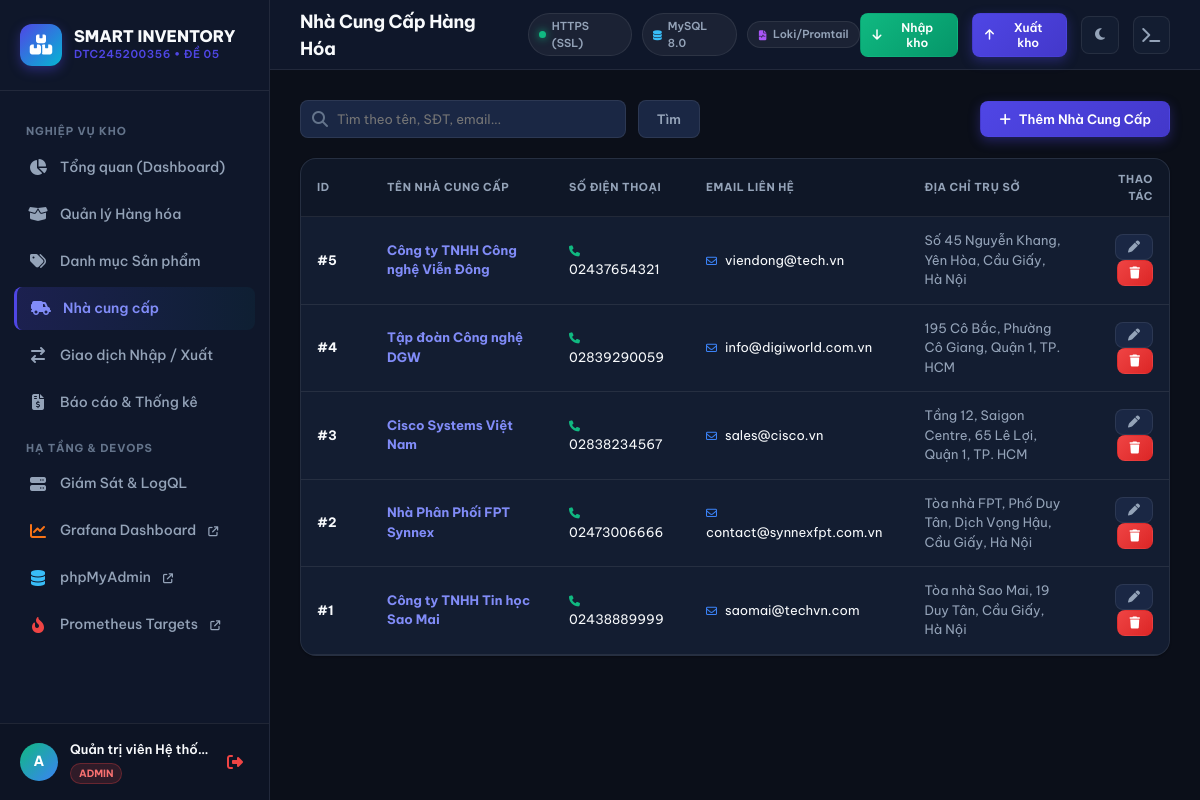
Page /app/src/suppliers.php (signed in) on the committed database.
### tables this page shows
CREATE TABLE IF NOT EXISTS users (
    id INT AUTO_INCREMENT PRIMARY KEY,
    username VARCHAR(50) NOT NULL UNIQUE,
    password VARCHAR(255) NOT NULL,
    full_name VARCHAR(100) NOT NULL,
    email VARCHAR(100),
    role ENUM('admin', 'staff') DEFAULT 'staff',
    created_at TIMESTAMP DEFAULT CURRENT_TIMESTAMP
);

CREATE TABLE IF NOT EXISTS suppliers (
    id INT AUTO_INCREMENT PRIMARY KEY,
    name VARCHAR(150) NOT NULL,
    phone VARCHAR(20),
    email VARCHAR(100),
    address VARCHAR(255),
    created_at TIMESTAMP DEFAULT CURRENT_TIMESTAMP
);

### app/src/helpers/auth.php (called while the page is built, shortened)
<?php
require_once __DIR__ . '/../config/db.php';
function is_logged_in() {
    return isset($_SESSION['user_id']) && !empty($_SESSION['user_id']);
}
function get_logged_in_user() {
    global $pdo;
    if (isset($pdo)) {
        try {
            $stmt = $pdo->prepare("SELECT id, username, full_name, role, email FROM users WHERE id = ? LIMIT 1");
            $stmt->execute([$_SESSION['user_id']]);
            $user = $stmt->fetch();
            if ($user) {
                return $user;
            }
        } catch (Throwable $t) {
        }
    }
    return [
        'id'        => $_SESSION['user_id'],
        'username'  => $_SESSION['username'],
        'full_name' => $_SESSION['full_name'],
        'role'      => $_SESSION['role'],
        'email'     => $_SESSION['email'] ?? ''
    ];
}
function is_admin() {
    return is_logged_in() && ($_SESSION['role'] === 'admin');
}

### app/src/suppliers.php (the view, shortened to what this page needs)
<?php
require_once __DIR__ . '/helpers/auth.php';
$search = trim($_GET['search'] ?? '');
$sql = "SELECT * FROM suppliers WHERE 1=1";
$params = [];
$sql .= " ORDER BY id DESC";
$stmt = $pdo->prepare($sql);
$stmt->execute($params);
$suppliers = $stmt->fetchAll();
require_once __DIR__ . '/views/header.php';
require_once __DIR__ . '/views/sidebar.php';
require_once __DIR__ . '/views/navbar.php';
?>
<div class="page-content">
    <div class="filter-bar">
        <form method="GET" action="suppliers.php" style="display: flex; gap: 12px; flex: 1; max-width: 400px;">
            <div class="search-input-group" style="width: 100%;">
                <i class="fa-solid fa-magnifying-glass"></i>
                <input type="text" name="search" class="form-control" placeholder="Tìm theo tên, SĐT, email..." value="<?= htmlspecialchars($search) ?>">
            </div>
            <button type="submit" class="btn btn-secondary">Tìm</button>
        </form>
        <button class="btn btn-primary" onclick="openModal('addSupplierModal')">
            <i class="fa-solid fa-plus"></i> Thêm Nhà Cung Cấp
        </button>
    </div>
    <div class="glass-panel" style="padding: 0; overflow: hidden;">
        <div class="table-responsive">
            <table class="custom-table">
                <thead>
                    <tr>
                        <th style="width: 70px;">ID</th>
                        <th>Tên Nhà Cung Cấp</th>
                        <th>Số Điện Thoại</th>
                        <th>Email Liên Hệ</th>
                        <th>Địa Chỉ Trụ Sở</th>
                        <th style="text-align: right;">Thao Tác</th>
                    </tr>
                </thead>
                <tbody>
                    <?php if (empty($suppliers)): ?>
                        <tr>
                            <td colspan="6" style="text-align: center; padding: 30px; color: var(--text-muted);">Không tìm thấy đối tác cung cấp nào.</td>
                        </tr>
                    <?php else: ?>
                        <?php foreach ($suppliers as $s): ?>
                            <tr>
                                <td><strong>#<?= $s['id'] ?></strong></td>
                                <td>
                                    <strong style="color: #818cf8;"><?= htmlspecialchars($s['name']) ?></strong>
                                </td>
                                <td>
                                    <i class="fa-solid fa-phone" style="font-size: 11px; color: var(--accent); margin-right: 5px;"></i>
                                    <?= htmlspecialchars($s['phone'] ?? 'Chưa cập nhật') ?>
                                </td>
                                <td>
                                    <i class="fa-regular fa-envelope" style="font-size: 11px; color: var(--info); margin-right: 5px;"></i>
                                    <?= htmlspecialchars($s['email'] ?? 'Chưa cập nhật') ?>
                                </td>
                                <td style="color: var(--text-secondary); max-width: 250px;">
                                    <?= htmlspecialchars($s['address'] ?? 'Chưa có địa chỉ') ?>
                                </td>
                                <td style="text-align: right;">
                                    <button class="btn btn-secondary btn-sm" onclick='editSupplier(<?= json_encode($s, JSON_HEX_TAG | JSON_HEX_APOS | JSON_HEX_QUOT | JSON_HEX_AMP) ?>)' title="Chỉnh sửa">
                                        <i class="fa-solid fa-pen"></i>
                                    </button>
                                    <?php if (is_admin()): ?>
                                        <button class="btn btn-danger btn-sm" onclick="confirmDeleteSupplier(<?= $s['id'] ?>, '<?= htmlspecialchars($s['name'], ENT_QUOTES) ?>')" title="Xóa">
                                            <i class="fa-solid fa-trash"></i>
                                        </button>
                                    <?php endif; ?>
                                </td>
                            </tr>
                        <?php endforeach; ?>
                    <?php endif; ?>
                </tbody>
            </table>
        </div>
    </div>
</div>
<?php require_once __DIR__ . '/views/footer.php'; ?>

### app/src/views/sidebar.php
<?php
$currentPage = basename($_SERVER['PHP_SELF']);
?>
<aside class="app-sidebar">
    <div class="sidebar-brand">
        <div class="logo-icon">
            <i class="fa-solid fa-boxes-stacked"></i>
        </div>
        <div class="brand-text">
            <span class="title">SMART INVENTORY</span>
            <span class="subtitle">DTC245200356 • Đề 05</span>
        </div>
    </div>
    <div class="sidebar-menu">
        <div class="menu-label">Nghiệp Vụ Kho</div>
        <a href="index.php" class="menu-item <?= $currentPage == 'index.php' ? 'active' : '' ?>">
            <i class="fa-solid fa-chart-pie"></i>
            <span>Tổng quan (Dashboard)</span>
        </a>
        <a href="products.php" class="menu-item <?= $currentPage == 'products.php' ? 'active' : '' ?>">
            <i class="fa-solid fa-box-open"></i>
            <span>Quản lý Hàng hóa</span>
        </a>
        <a href="categories.php" class="menu-item <?= $currentPage == 'categories.php' ? 'active' : '' ?>">
            <i class="fa-solid fa-tags"></i>
            <span>Danh mục Sản phẩm</span>
        </a>
        <a href="suppliers.php" class="menu-item <?= $currentPage == 'suppliers.php' ? 'active' : '' ?>">
            <i class="fa-solid fa-truck-field"></i>
            <span>Nhà cung cấp</span>
        </a>
        <a href="transactions.php" class="menu-item <?= $currentPage == 'transactions.php' ? 'active' : '' ?>">
            <i class="fa-solid fa-arrow-right-arrow-left"></i>
            <span>Giao dịch Nhập / Xuất</span>
        </a>
        <a href="reports.php" class="menu-item <?= $currentPage == 'reports.php' ? 'active' : '' ?>">
            <i class="fa-solid fa-file-invoice-dollar"></i>
            <span>Báo cáo & Thống kê</span>
        </a>
        <div class="menu-label">Hạ Tầng & DevOps</div>
        <a href="system.php" class="menu-item <?= $currentPage == 'system.php' ? 'active' : '' ?>">
            <i class="fa-solid fa-server"></i>
            <span>Giám Sát & LogQL</span>
        </a>
        <a href="/grafana/" target="_blank" class="menu-item">
            <i class="fa-solid fa-chart-line" style="color: #f97316;"></i>
            <span>Grafana Dashboard <i class="fa-solid fa-arrow-up-right-from-square" style="font-size: 10px; margin-left: 4px;"></i></span>
        </a>
        <a href="/pma/" target="_blank" class="menu-item">
            <i class="fa-solid fa-database" style="color: #38bdf8;"></i>
            <span>phpMyAdmin <i class="fa-solid fa-arrow-up-right-from-square" style="font-size: 10px; margin-left: 4px;"></i></span>
        </a>
        <a href="/prometheus/targets" target="_blank" class="menu-item">
            <i class="fa-solid fa-fire-flame-curved" style="color: #ef4444;"></i>
            <span>Prometheus Targets <i class="fa-solid fa-arrow-up-right-from-square" style="font-size: 10px; margin-left: 4px;"></i></span>
        </a>
    </div>
    <div class="sidebar-footer">
        <div class="user-profile">
            <div class="user-avatar">
                <?= strtoupper(substr($currentUser['username'] ?? 'U', 0, 1)) ?>
            </div>
            <div class="user-info">
                <div class="name"><?= htmlspecialchars($currentUser['full_name'] ?? 'Người dùng') ?></div>
                <span class="role-badge <?= $currentUser['role'] ?? 'staff' ?>">
                    <?= $currentUser['role'] === 'admin' ? 'Admin' : 'Thủ kho' ?>
                </span>
            </div>
            <a href="logout.php" title="Đăng xuất" style="color: var(--danger); font-size: 16px; padding: 6px;">
                <i class="fa-solid fa-right-from-bracket"></i>
            </a>
        </div>
    </div>
</aside>
<main class="app-main">

### rows in the picture
users: username "A", full_name "Quản trị viên Hệ thố…"
suppliers: id "5", name "Công ty TNHH Công nghệ Viễn Đông", phone "02437654321", email "viendong@tech.vn", address "Số 45 Nguyễn Khang, Yên Hòa, Cầu Giấy, Hà Nội"
suppliers: id "4", name "Tập đoàn Công nghệ DGW", phone "02839290059", email "info@digiworld.com.vn", address "195 Cô Bắc, Phường Cô Giang, Quận 1, TP. HCM"
suppliers: id "3", name "Cisco Systems Việt Nam", phone "02838234567", email "sales@cisco.vn", address "Tầng 12, Saigon Centre, 65 Lê Lợi, Quận 1, TP. HCM"
suppliers: id "2", name "Nhà Phân Phối FPT Synnex", phone "02473006666", email "contact@synnexfpt.com.vn", address "Tòa nhà FPT, Phố Duy Tân, Dịch Vọng Hậu, Cầu Giấy, Hà Nội"
suppliers: id "1", name "Công ty TNHH Tin học Sao Mai", phone "02438889999", email "saomai@techvn.com", address "Tòa nhà Sao Mai, 19 Duy Tân, Cầu Giấy, Hà Nội"

### other values in the picture
$pageTitle "Nhà Cung Cấp Hàng Hóa"
